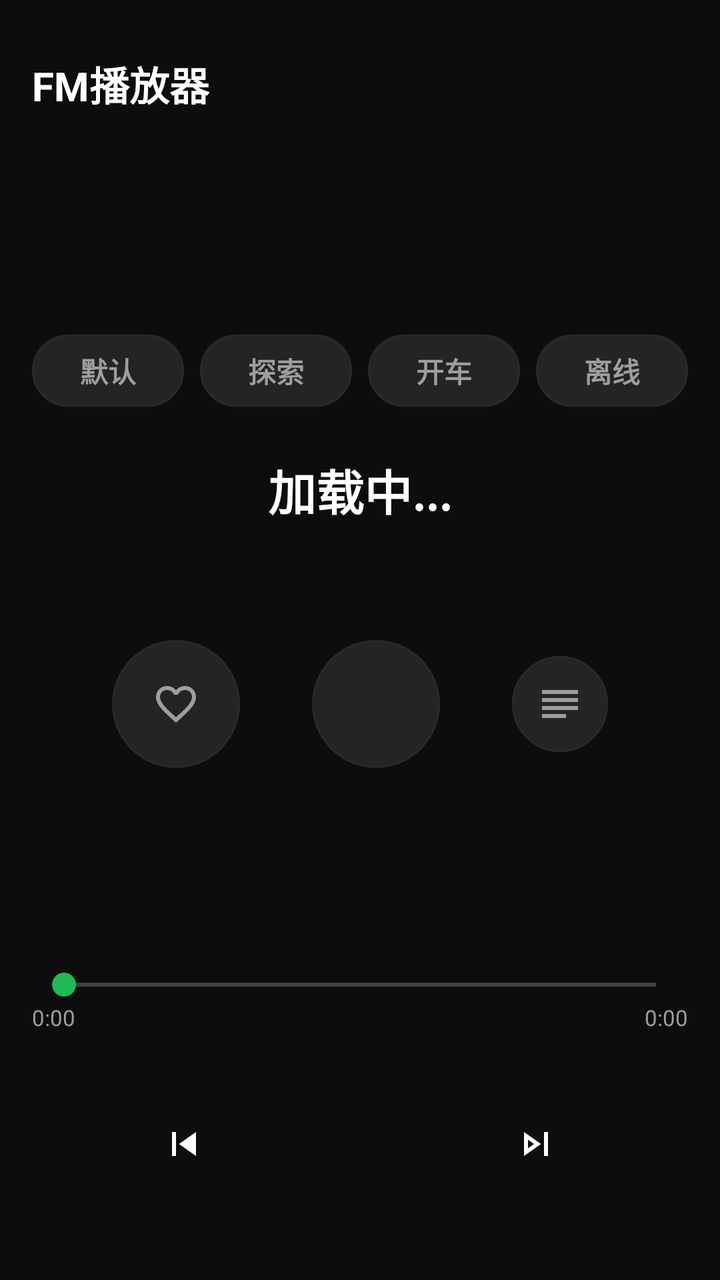
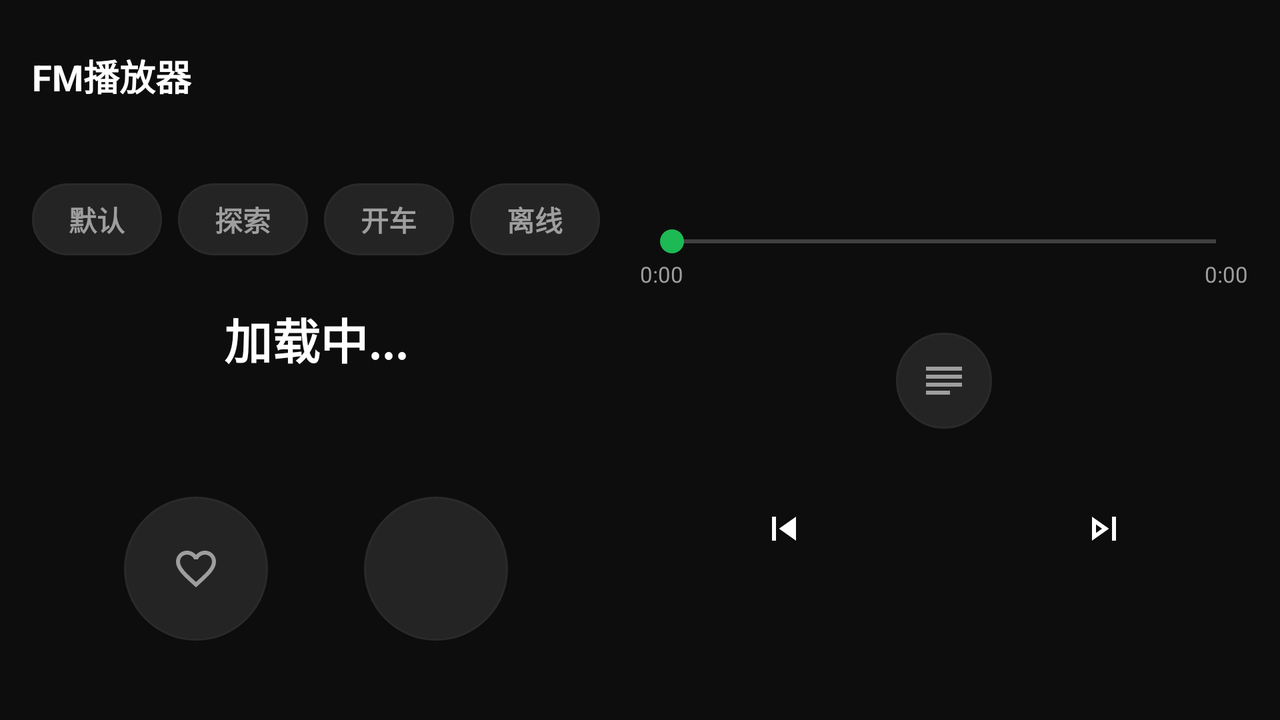

An Android layout and its configuration variant, each rendered on a device that would load it. The default file and the variant file are quoted in full after the pictures.
<!-- AndroidManifest.xml: application theme AppTheme -->
<!-- res/layout/activity_main.xml -->
<?xml version="1.0" encoding="utf-8"?>
<LinearLayout xmlns:android="http://schemas.android.com/apk/res/android"
    xmlns:app="http://schemas.android.com/apk/res-auto"
    android:layout_width="match_parent"
    android:layout_height="match_parent"
    android:orientation="vertical"
    android:background="@color/bg_dark"
    android:padding="16dp">

    
    <RelativeLayout android:layout_width="match_parent" android:layout_height="52dp">
        <TextView android:layout_width="wrap_content" android:layout_height="wrap_content"
            android:layout_centerVertical="true"
            android:text="@string/app_name"
            android:textColor="@color/text_primary" android:textSize="20sp" android:textStyle="bold"/>
        <ImageButton android:id="@+id/btn_settings"
            android:layout_width="48dp" android:layout_height="48dp"
            android:layout_alignParentEnd="true" android:layout_centerVertical="true"
            android:background="?attr/selectableItemBackgroundBorderless" android:padding="8dp"
            app:srcCompat="@drawable/ic_settings" android:tint="@color/text_secondary"
            android:contentDescription="@string/settings"/>
    </RelativeLayout>

    
    <Space android:layout_width="match_parent" android:layout_height="0dp" android:layout_weight="1"/>

    
    <LinearLayout
        android:id="@+id/ll_mode_bar"
        android:layout_width="match_parent"
        android:layout_height="wrap_content"
        android:orientation="horizontal"
        android:gravity="center"
        android:layout_marginBottom="24dp">

        <TextView android:id="@+id/btn_mode_default"
            android:layout_width="0dp" android:layout_height="36dp"
            android:layout_weight="1"
            android:layout_marginEnd="4dp"
            android:background="@drawable/bg_mode_pill_normal"
            android:gravity="center"
            android:text="默认"
            android:textColor="@color/text_secondary"
            android:textSize="14sp"
            android:textStyle="bold"
            android:clickable="true"
            android:focusable="true"/>

        <TextView android:id="@+id/btn_mode_explore"
            android:layout_width="0dp" android:layout_height="36dp"
            android:layout_weight="1"
            android:layout_marginStart="4dp" android:layout_marginEnd="4dp"
            android:background="@drawable/bg_mode_pill_normal"
            android:gravity="center"
            android:text="探索"
            android:textColor="@color/text_secondary"
            android:textSize="14sp"
            android:textStyle="bold"
            android:clickable="true"
            android:focusable="true"/>

        <TextView android:id="@+id/btn_mode_drive"
            android:layout_width="0dp" android:layout_height="36dp"
            android:layout_weight="1"
            android:layout_marginStart="4dp" android:layout_marginEnd="4dp"
            android:background="@drawable/bg_mode_pill_normal"
            android:gravity="center"
            android:text="开车"
            android:textColor="@color/text_secondary"
            android:textSize="14sp"
            android:textStyle="bold"
            android:clickable="true"
            android:focusable="true"/>

        <TextView android:id="@+id/btn_mode_offline"
            android:layout_width="0dp" android:layout_height="36dp"
            android:layout_weight="1"
            android:layout_marginStart="4dp"
            android:background="@drawable/bg_mode_pill_normal"
            android:gravity="center"
            android:text="离线"
            android:textColor="@color/text_secondary"
            android:textSize="14sp"
            android:textStyle="bold"
            android:clickable="true"
            android:focusable="true"/>

    </LinearLayout>

    
    <TextView android:id="@+id/tv_title"
        android:layout_width="match_parent" android:layout_height="wrap_content"
        android:text="@string/loading"
        android:textColor="@color/text_primary" android:textSize="24sp" android:textStyle="bold"
        android:gravity="center" android:singleLine="true" android:ellipsize="marquee"
        android:marqueeRepeatLimit="marquee_forever" android:focusable="true"/>

    <TextView android:id="@+id/tv_artist"
        android:layout_width="match_parent" android:layout_height="wrap_content"
        android:layout_marginTop="8dp"
        android:textColor="@color/text_secondary" android:textSize="16sp" android:gravity="center"/>

    <TextView android:id="@+id/tv_status"
        android:layout_width="match_parent" android:layout_height="wrap_content"
        android:layout_marginTop="6dp"
        android:textColor="@color/accent" android:textSize="12sp" android:gravity="center"
        android:visibility="gone"/>

    
    <LinearLayout
        android:layout_width="match_parent" android:layout_height="wrap_content"
        android:orientation="horizontal" android:gravity="center"
        android:layout_marginTop="28dp">

        <ImageButton android:id="@+id/btn_like"
            android:layout_width="64dp" android:layout_height="64dp"
            android:layout_marginEnd="36dp"
            android:background="@drawable/bg_circle_secondary" android:padding="15dp"
            app:srcCompat="@drawable/ic_heart_outline" android:tint="@color/text_secondary"
            android:scaleType="centerInside"
            android:contentDescription="@string/like"/>

        <ImageButton android:id="@+id/btn_trash"
            android:layout_width="64dp" android:layout_height="64dp"
            android:layout_marginEnd="36dp"
            android:background="@drawable/bg_circle_secondary" android:padding="15dp"
            app:srcCompat="@drawable/ic_trash" android:tint="@color/text_secondary"
            android:scaleType="centerInside"
            android:contentDescription="@string/trash"/>

        <ImageButton android:id="@+id/btn_playlist"
            android:layout_width="48dp" android:layout_height="48dp"
            android:background="@drawable/bg_circle_secondary" android:padding="11dp"
            app:srcCompat="@drawable/ic_playlist" android:tint="@color/text_secondary"
            android:scaleType="centerInside"
            android:contentDescription="@string/playlist"/>

    </LinearLayout>

    
    <Space android:layout_width="match_parent" android:layout_height="0dp" android:layout_weight="1"/>

    
    <SeekBar android:id="@+id/seek_bar"
        android:layout_width="match_parent" android:layout_height="wrap_content"
        android:progressTint="@color/accent" android:thumbTint="@color/accent"/>

    <LinearLayout android:layout_width="match_parent" android:layout_height="wrap_content"
        android:orientation="horizontal">
        <TextView android:id="@+id/tv_position"
            android:layout_width="0dp" android:layout_height="wrap_content" android:layout_weight="1"
            android:text="0:00" android:textColor="@color/text_secondary" android:textSize="11sp"/>
        <TextView android:id="@+id/tv_duration"
            android:layout_width="wrap_content" android:layout_height="wrap_content"
            android:text="0:00" android:textColor="@color/text_secondary" android:textSize="11sp"/>
    </LinearLayout>

    
    <LinearLayout
        android:layout_width="match_parent" android:layout_height="wrap_content"
        android:orientation="horizontal" android:gravity="center"
        android:layout_marginTop="16dp" android:layout_marginBottom="12dp">

        <ImageButton android:id="@+id/btn_prev"
            android:layout_width="56dp" android:layout_height="56dp"
            android:layout_marginEnd="20dp"
            android:background="?attr/selectableItemBackgroundBorderless" android:padding="12dp"
            app:srcCompat="@drawable/ic_prev" android:tint="@color/text_primary"
            android:scaleType="centerInside"/>

        <ImageButton android:id="@+id/btn_play_pause"
            android:layout_width="80dp" android:layout_height="80dp"
            android:background="@drawable/bg_circle_button" android:padding="20dp"
            app:srcCompat="@drawable/ic_play" android:tint="@color/white"
            android:scaleType="centerInside"/>

        <ImageButton android:id="@+id/btn_next"
            android:layout_width="56dp" android:layout_height="56dp"
            android:layout_marginStart="20dp"
            android:background="?attr/selectableItemBackgroundBorderless" android:padding="12dp"
            app:srcCompat="@drawable/ic_next" android:tint="@color/text_primary"
            android:scaleType="centerInside"/>

    </LinearLayout>

</LinearLayout>
<!-- resources referenced by this layout -->
<resources>
  <color name="accent">#FF1DB954</color>
  <color name="bg_dark">#FF0D0D0D</color>
  <color name="text_primary">#FFFFFFFF</color>
  <color name="text_secondary">#FF9E9E9E</color>
  <color name="white">#FFFFFFFF</color>
  <!-- drawable bg_circle_secondary (drawable) -->
  <?xml version="1.0" encoding="utf-8"?>
  <shape xmlns:android="http://schemas.android.com/apk/res/android"
      android:shape="oval">
      <solid android:color="@color/bg_elevated"/>
      <stroke android:width="1dp" android:color="@color/divider"/>
  </shape>
  <!-- drawable bg_mode_pill_normal (drawable) -->
  <?xml version="1.0" encoding="utf-8"?>
  <shape xmlns:android="http://schemas.android.com/apk/res/android"
      android:shape="rectangle">
      <solid android:color="@color/bg_elevated"/>
      <corners android:radius="18dp"/>
      <stroke android:width="1dp" android:color="@color/divider"/>
  </shape>
  <!-- drawable ic_heart_outline (drawable) -->
  <vector xmlns:android="http://schemas.android.com/apk/res/android"
      android:width="24dp" android:height="24dp" android:viewportWidth="24" android:viewportHeight="24">
      <path android:fillColor="#FFFFFFFF" android:pathData="M16.5,3c-1.74,0 -3.41,0.81 -4.5,2.09C10.91,3.81 9.24,3 7.5,3 4.42,3 2,5.42 2,8.5c0,3.78 3.4,6.86 8.55,11.54L12,21.35l1.45,-1.32C18.6,15.36 22,12.28 22,8.5 22,5.42 19.58,3 16.5,3zM12.1,18.55l-0.1,0.1 -0.1,-0.1C7.14,14.24 4,11.39 4,8.5 4,6.5 5.5,5 7.5,5c1.54,0 3.04,0.99 3.57,2.36h1.87C13.46,5.99 14.96,5 16.5,5c2,0 3.5,1.5 3.5,3.5 0,2.89 -3.14,5.74 -7.9,10.05z"/>
  </vector>
  <!-- drawable ic_next (drawable) -->
  <vector xmlns:android="http://schemas.android.com/apk/res/android"
      android:width="24dp" android:height="24dp" android:viewportWidth="24" android:viewportHeight="24">
      <path android:fillColor="#FFFFFFFF" android:pathData="M6,18l8.5,-6L6,6v12zm2,-8.14L11.03,12 8,14.14V9.86zM16,6h2v12h-2z"/>
  </vector>
  <!-- drawable ic_playlist (drawable) -->
  <vector xmlns:android="http://schemas.android.com/apk/res/android"
      android:width="24dp" android:height="24dp" android:viewportWidth="24" android:viewportHeight="24">
      <path android:fillColor="#FFFFFFFF" android:pathData="M3,5v2h18V5H3zm0,4v2h18V9H3zm0,4v2h18v-2H3zm0,4v2h12v-2H3z"/>
  </vector>
  <!-- drawable ic_prev (drawable) -->
  <vector xmlns:android="http://schemas.android.com/apk/res/android"
      android:width="24dp" android:height="24dp" android:viewportWidth="24" android:viewportHeight="24">
      <path android:fillColor="#FFFFFFFF" android:pathData="M6,6h2v12H6zm3.5,6 8.5,6V6z"/>
  </vector>
  <string name="app_name">FM播放器</string>
  <string name="like">喜欢</string>
  <string name="loading">加载中...</string>
  <string name="playlist">播放列表</string>
  <string name="settings">设置</string>
  <string name="trash">不感兴趣</string>
  <style name="AppTheme" parent="Theme.AppCompat.NoActionBar">
          <item name="colorPrimary">@color/bg_dark</item>
          <item name="colorPrimaryDark">@color/bg_dark</item>
          <item name="colorAccent">@color/accent</item>
          <item name="android:windowBackground">@color/bg_dark</item>
          <item name="android:statusBarColor">@color/bg_dark</item>
      </style>
  <color name="bg_elevated">#FF242424</color>
  <color name="divider">#FF2A2A2A</color>
</resources>
<!-- res/layout-land/activity_main.xml (the repository's variant of the layout above) -->
<!-- drawn on the phone turned sideways -->
<?xml version="1.0" encoding="utf-8"?>
<LinearLayout xmlns:android="http://schemas.android.com/apk/res/android"
    xmlns:app="http://schemas.android.com/apk/res-auto"
    android:layout_width="match_parent"
    android:layout_height="match_parent"
    android:orientation="vertical"
    android:background="@color/bg_dark"
    android:padding="16dp">

    
    <RelativeLayout android:layout_width="match_parent" android:layout_height="44dp">
        <TextView android:layout_width="wrap_content" android:layout_height="wrap_content"
            android:layout_centerVertical="true"
            android:text="@string/app_name"
            android:textColor="@color/text_primary" android:textSize="18sp" android:textStyle="bold"/>
        <ImageButton android:id="@+id/btn_settings"
            android:layout_width="44dp" android:layout_height="44dp"
            android:layout_alignParentEnd="true" android:layout_centerVertical="true"
            android:background="?attr/selectableItemBackgroundBorderless" android:padding="8dp"
            app:srcCompat="@drawable/ic_settings" android:tint="@color/text_secondary"
            android:contentDescription="@string/settings"/>
    </RelativeLayout>

    
    <LinearLayout
        android:layout_width="match_parent" android:layout_height="0dp" android:layout_weight="1"
        android:orientation="horizontal" android:layout_marginTop="8dp">

        
        <LinearLayout
            android:layout_width="0dp" android:layout_height="match_parent" android:layout_weight="1"
            android:orientation="vertical" android:gravity="center"
            android:paddingEnd="20dp">

            
            <LinearLayout
                android:id="@+id/ll_mode_bar"
                android:layout_width="match_parent"
                android:layout_height="wrap_content"
                android:orientation="horizontal"
                android:gravity="center"
                android:layout_marginBottom="24dp">

                <TextView android:id="@+id/btn_mode_default"
                    android:layout_width="0dp" android:layout_height="36dp"
                    android:layout_weight="1"
                    android:layout_marginEnd="4dp"
                    android:background="@drawable/bg_mode_pill_normal"
                    android:gravity="center"
                    android:text="默认"
                    android:textColor="@color/text_secondary"
                    android:textSize="14sp"
                    android:textStyle="bold"
                    android:clickable="true"
                    android:focusable="true"/>

                <TextView android:id="@+id/btn_mode_explore"
                    android:layout_width="0dp" android:layout_height="36dp"
                    android:layout_weight="1"
                    android:layout_marginStart="4dp" android:layout_marginEnd="4dp"
                    android:background="@drawable/bg_mode_pill_normal"
                    android:gravity="center"
                    android:text="探索"
                    android:textColor="@color/text_secondary"
                    android:textSize="14sp"
                    android:textStyle="bold"
                    android:clickable="true"
                    android:focusable="true"/>

                <TextView android:id="@+id/btn_mode_drive"
                    android:layout_width="0dp" android:layout_height="36dp"
                    android:layout_weight="1"
                    android:layout_marginStart="4dp" android:layout_marginEnd="4dp"
                    android:background="@drawable/bg_mode_pill_normal"
                    android:gravity="center"
                    android:text="开车"
                    android:textColor="@color/text_secondary"
                    android:textSize="14sp"
                    android:textStyle="bold"
                    android:clickable="true"
                    android:focusable="true"/>

                <TextView android:id="@+id/btn_mode_offline"
                    android:layout_width="0dp" android:layout_height="36dp"
                    android:layout_weight="1"
                    android:layout_marginStart="4dp"
                    android:background="@drawable/bg_mode_pill_normal"
                    android:gravity="center"
                    android:text="离线"
                    android:textColor="@color/text_secondary"
                    android:textSize="14sp"
                    android:textStyle="bold"
                    android:clickable="true"
                    android:focusable="true"/>

            </LinearLayout>

            <TextView android:id="@+id/tv_title"
                android:layout_width="match_parent" android:layout_height="wrap_content"
                android:text="@string/loading"
                android:textColor="@color/text_primary" android:textSize="24sp" android:textStyle="bold"
                android:gravity="center" android:singleLine="true" android:ellipsize="marquee"
                android:marqueeRepeatLimit="marquee_forever" android:focusable="true"/>

            <TextView android:id="@+id/tv_artist"
                android:layout_width="match_parent" android:layout_height="wrap_content"
                android:layout_marginTop="8dp"
                android:textColor="@color/text_secondary" android:textSize="16sp" android:gravity="center"/>

            <TextView android:id="@+id/tv_status"
                android:layout_width="match_parent" android:layout_height="wrap_content"
                android:layout_marginTop="6dp"
                android:textColor="@color/accent" android:textSize="12sp" android:gravity="center"
                android:visibility="gone"/>

            
            <LinearLayout
                android:layout_width="match_parent" android:layout_height="wrap_content"
                android:orientation="horizontal" android:gravity="center"
                android:layout_marginTop="32dp">

                <ImageButton android:id="@+id/btn_like"
                    android:layout_width="72dp" android:layout_height="72dp"
                    android:layout_marginEnd="48dp"
                    android:background="@drawable/bg_circle_secondary" android:padding="16dp"
                    app:srcCompat="@drawable/ic_heart_outline" android:tint="@color/text_secondary"
                    android:scaleType="centerInside"
                    android:contentDescription="@string/like"/>

                <ImageButton android:id="@+id/btn_trash"
                    android:layout_width="72dp" android:layout_height="72dp"
                    android:background="@drawable/bg_circle_secondary" android:padding="16dp"
                    app:srcCompat="@drawable/ic_trash" android:tint="@color/text_secondary"
                    android:scaleType="centerInside"
                    android:contentDescription="@string/trash"/>

            </LinearLayout>
        </LinearLayout>

        
        <LinearLayout
            android:layout_width="0dp" android:layout_height="match_parent" android:layout_weight="1"
            android:orientation="vertical" android:gravity="center">

            
            <SeekBar android:id="@+id/seek_bar"
                android:layout_width="match_parent" android:layout_height="wrap_content"
                android:progressTint="@color/accent" android:thumbTint="@color/accent"/>

            <LinearLayout android:layout_width="match_parent" android:layout_height="wrap_content"
                android:orientation="horizontal">
                <TextView android:id="@+id/tv_position"
                    android:layout_width="0dp" android:layout_height="wrap_content" android:layout_weight="1"
                    android:text="0:00" android:textColor="@color/text_secondary" android:textSize="11sp"/>
                <TextView android:id="@+id/tv_duration"
                    android:layout_width="wrap_content" android:layout_height="wrap_content"
                    android:text="0:00" android:textColor="@color/text_secondary" android:textSize="11sp"/>
            </LinearLayout>

            
            <ImageButton android:id="@+id/btn_playlist"
                android:layout_width="48dp" android:layout_height="48dp"
                android:layout_marginTop="22dp"
                android:background="@drawable/bg_circle_secondary" android:padding="11dp"
                app:srcCompat="@drawable/ic_playlist" android:tint="@color/text_secondary"
                android:scaleType="centerInside"
                android:contentDescription="@string/playlist"/>

            
            <LinearLayout
                android:layout_width="match_parent" android:layout_height="wrap_content"
                android:orientation="horizontal" android:gravity="center"
                android:layout_marginTop="14dp">

                <ImageButton android:id="@+id/btn_prev"
                    android:layout_width="52dp" android:layout_height="52dp"
                    android:layout_marginEnd="18dp"
                    android:background="?attr/selectableItemBackgroundBorderless" android:padding="11dp"
                    app:srcCompat="@drawable/ic_prev" android:tint="@color/text_primary"
                    android:scaleType="centerInside"/>

                <ImageButton android:id="@+id/btn_play_pause"
                    android:layout_width="72dp" android:layout_height="72dp"
                    android:background="@drawable/bg_circle_button" android:padding="18dp"
                    app:srcCompat="@drawable/ic_play" android:tint="@color/white"
                    android:scaleType="centerInside"/>

                <ImageButton android:id="@+id/btn_next"
                    android:layout_width="52dp" android:layout_height="52dp"
                    android:layout_marginStart="18dp"
                    android:background="?attr/selectableItemBackgroundBorderless" android:padding="11dp"
                    app:srcCompat="@drawable/ic_next" android:tint="@color/text_primary"
                    android:scaleType="centerInside"/>

            </LinearLayout>

        </LinearLayout>

    </LinearLayout>

</LinearLayout>
